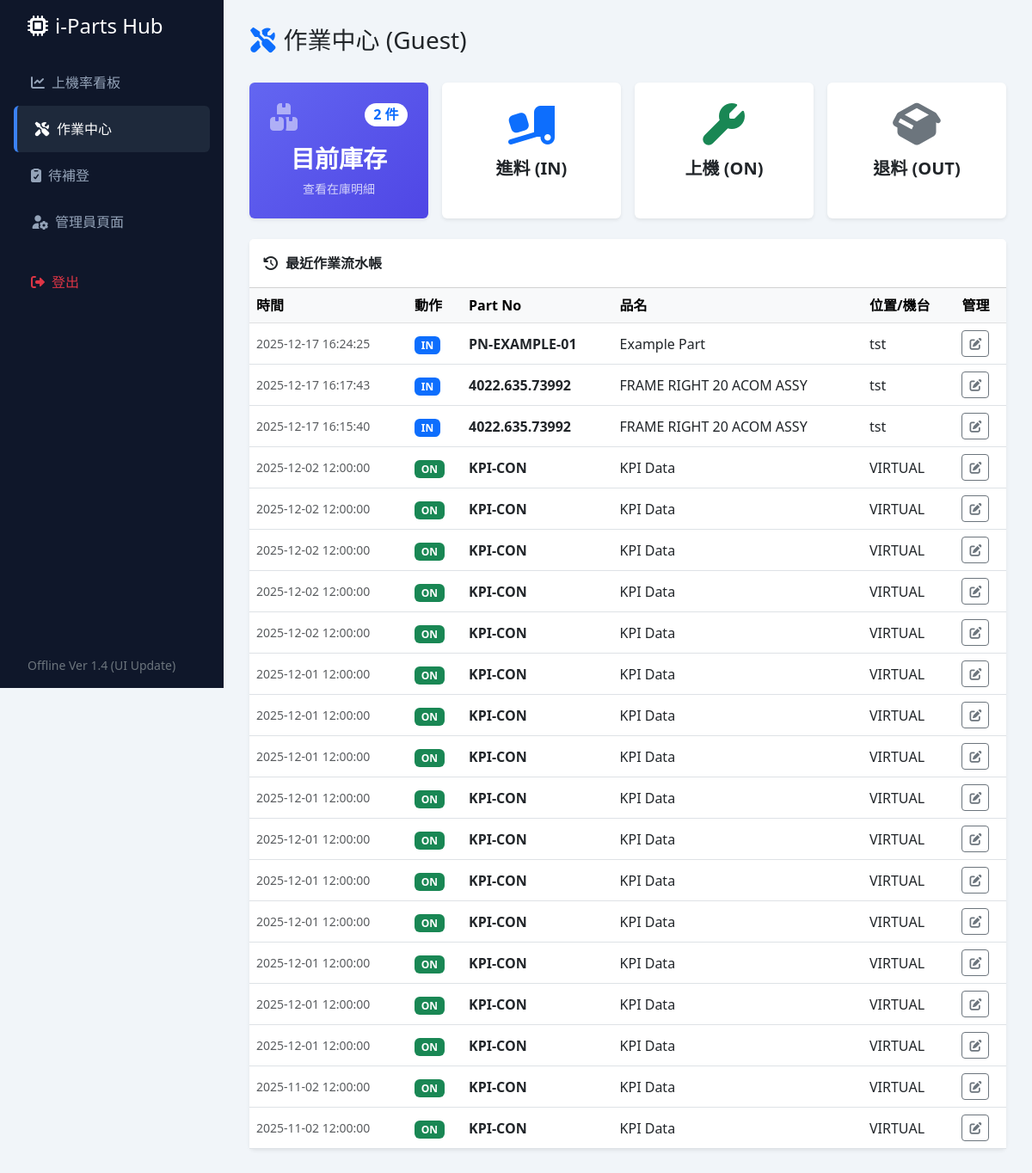
Screenshot of /iPart-PHP/index.php?route=ops (signed in) with the database file from the repository.
### tables this page shows
CREATE TABLE part_lifecycle (
                id INTEGER PRIMARY KEY AUTOINCREMENT,
                dept TEXT,
                status TEXT,
                part_no TEXT,
                part_name TEXT,
                vendor TEXT,
                sn TEXT,
                location TEXT,
                ipart_logged INTEGER DEFAULT 0,
                remark TEXT,
                category TEXT,  -- ★ 新增分類欄位
                created_at TIMESTAMP DEFAULT CURRENT_TIMESTAMP
            );

### iPart-PHP/functions.php (called while the page is built, shortened)
<?php
function get_db(string $db_name): PDO {
    $pdo = new PDO("sqlite:{$db_name}.db");
    $pdo->setAttribute(PDO::ATTR_ERRMODE, PDO::ERRMODE_EXCEPTION);
    $pdo->setAttribute(PDO::ATTR_DEFAULT_FETCH_MODE, PDO::FETCH_ASSOC);
    return $pdo;
}
function get_current_inventory(string $dept): array {
    $db = get_db($dept);
    $sql = "
        SELECT p1.part_no, p1.part_name, p1.vendor, p1.sn, p1.location, p1.created_at
        FROM part_lifecycle p1
        INNER JOIN (
            SELECT part_no, sn, MAX(id) as max_id
            FROM part_lifecycle
            GROUP BY part_no, sn
        ) p2 ON p1.id = p2.max_id
        WHERE p1.status = 'IN'
        ORDER BY p1.part_no
    ";
    return $db->query($sql)->fetchAll();
}
?>

### iPart-PHP/views/ops_center.php (the view, shortened to what this page needs)
<div class="d-flex justify-content-between align-items-center mb-4">
    <h3><i class="fas fa-tools me-2 text-primary"></i>作業中心 (<?= $curr_dept ?>)</h3>
</div>
<div class="row g-3 mb-4">
    <div class="col-md-3">
        <a href="index.php?route=inventory" class="text-decoration-none">
            <div class="card h-100 border-0 shadow-sm" style="background: linear-gradient(135deg, #6366f1 0%, #4f46e5 100%); color: white;">
                <div class="card-body text-center py-4">
                    <div class="d-flex justify-content-between align-items-start px-2">
                        <i class="fas fa-boxes fa-2x opacity-50"></i>
                        <span class="badge bg-white text-primary rounded-pill fs-6"><?= $inv_count ?> 件</span>
                    </div>
                    <h3 class="mt-3 fw-bold">目前庫存</h3>
                    <p class="mb-0 opacity-75 small">查看在庫明細</p>
                </div>
            </div>
        </a>
    </div>
    <div class="col-md-3"><a href="index.php?route=ops_new&status=IN" class="text-decoration-none"><div class="card h-100 bg-white border-0 shadow-sm text-center"><div class="card-body py-4"><i class="fas fa-truck-loading fa-3x mb-3 text-primary"></i><h5 class="fw-bold text-dark">進料 (IN)</h5></div></div></a></div>
    <div class="col-md-3"><a href="index.php?route=ops_new&status=ON" class="text-decoration-none"><div class="card h-100 bg-white border-0 shadow-sm text-center"><div class="card-body py-4"><i class="fas fa-wrench fa-3x mb-3 text-success"></i><h5 class="fw-bold text-dark">上機 (ON)</h5></div></div></a></div>
    <div class="col-md-3"><a href="index.php?route=ops_new&status=OUT" class="text-decoration-none"><div class="card h-100 bg-white border-0 shadow-sm text-center"><div class="card-body py-4"><i class="fas fa-box-open fa-3x mb-3 text-secondary"></i><h5 class="fw-bold text-dark">退料 (OUT)</h5></div></div></a></div>
</div>
<div class="card border-0 shadow-sm">
    <div class="card-header bg-white fw-bold py-3"><i class="fas fa-history me-2"></i>最近作業流水帳</div>
    <div class="table-responsive">
        <table class="table table-hover align-middle mb-0">
            <thead class="table-light"><tr><th>時間</th><th>動作</th><th>Part No</th><th>品名</th><th>位置/機台</th><th>管理</th></tr></thead>
            <tbody>
                <?php foreach ($logs as $log): ?>
                <tr>
                    <td class="small text-muted"><?= $log['created_at'] ?></td>
                    <td><span class="badge bg-<?= ($log['status']=='IN'?'primary':($log['status']=='ON'?'success':'secondary')) ?>"><?= $log['status'] ?></span></td>
                    <td class="fw-bold"><?= $log['part_no'] ?></td>
                    <td><?= $log['part_name'] ?></td>
                    <td><?= $log['location'] ?></td>
                    <td>
                        <a href="index.php?route=ops_edit&id=<?= $log['id'] ?>" class="btn btn-sm btn-outline-secondary"><i class="fas fa-edit"></i></a>
                    </td>
                </tr>
                <?php endforeach; ?>
            </tbody>
        </table>
    </div>
</div>
<?php $content = ob_get_clean(); require 'layout.php'; ?>

### iPart-PHP/views/layout.php (style rules this page uses)
body { min-height: 100vh; overflow-x: hidden; background-color: #f1f5f9; }
.card { border: none; box-shadow: 0 4px 6px -1px rgba(0,0,0,0.1); }
::placeholder { color: #94a3b8 !important; opacity: 1; }

### rows the page displays
part_lifecycle: created_at "2025-12-17 16:24:25", status "IN", part_no "PN-EXAMPLE-01", part_name "Example Part", location "tst"
part_lifecycle: created_at "2025-12-17 16:17:43", status "IN", part_no "4022.635.73992", part_name "FRAME RIGHT 20 ACOM ASSY", location "tst"
part_lifecycle: created_at "2025-12-17 16:15:40", status "IN", part_no "4022.635.73992", part_name "FRAME RIGHT 20 ACOM ASSY", location "tst"
part_lifecycle: created_at "2025-12-02 12:00:00", status "ON", part_no "KPI-CON", part_name "KPI Data", location "VIRTUAL"
part_lifecycle: created_at "2025-12-02 12:00:00", status "ON", part_no "KPI-CON", part_name "KPI Data", location "VIRTUAL"
part_lifecycle: created_at "2025-12-02 12:00:00", status "ON", part_no "KPI-CON", part_name "KPI Data", location "VIRTUAL"
part_lifecycle: created_at "2025-12-02 12:00:00", status "ON", part_no "KPI-CON", part_name "KPI Data", location "VIRTUAL"
part_lifecycle: created_at "2025-12-02 12:00:00", status "ON", part_no "KPI-CON", part_name "KPI Data", location "VIRTUAL"
part_lifecycle: created_at "2025-12-01 12:00:00", status "ON", part_no "KPI-CON", part_name "KPI Data", location "VIRTUAL"
part_lifecycle: created_at "2025-12-01 12:00:00", status "ON", part_no "KPI-CON", part_name "KPI Data", location "VIRTUAL"
part_lifecycle: created_at "2025-12-01 12:00:00", status "ON", part_no "KPI-CON", part_name "KPI Data", location "VIRTUAL"
part_lifecycle: created_at "2025-12-01 12:00:00", status "ON", part_no "KPI-CON", part_name "KPI Data", location "VIRTUAL"
part_lifecycle: created_at "2025-12-01 12:00:00", status "ON", part_no "KPI-CON", part_name "KPI Data", location "VIRTUAL"
part_lifecycle: created_at "2025-12-01 12:00:00", status "ON", part_no "KPI-CON", part_name "KPI Data", location "VIRTUAL"
part_lifecycle: created_at "2025-12-01 12:00:00", status "ON", part_no "KPI-CON", part_name "KPI Data", location "VIRTUAL"
part_lifecycle: created_at "2025-12-01 12:00:00", status "ON", part_no "KPI-CON", part_name "KPI Data", location "VIRTUAL"
part_lifecycle: created_at "2025-12-01 12:00:00", status "ON", part_no "KPI-CON", part_name "KPI Data", location "VIRTUAL"
part_lifecycle: created_at "2025-12-01 12:00:00", status "ON", part_no "KPI-CON", part_name "KPI Data", location "VIRTUAL"
part_lifecycle: created_at "2025-11-02 12:00:00", status "ON", part_no "KPI-CON", part_name "KPI Data", location "VIRTUAL"
part_lifecycle: created_at "2025-11-02 12:00:00", status "ON", part_no "KPI-CON", part_name "KPI Data", location "VIRTUAL"

### other values shown
$curr_dept "Guest"
$inv_count "2"
